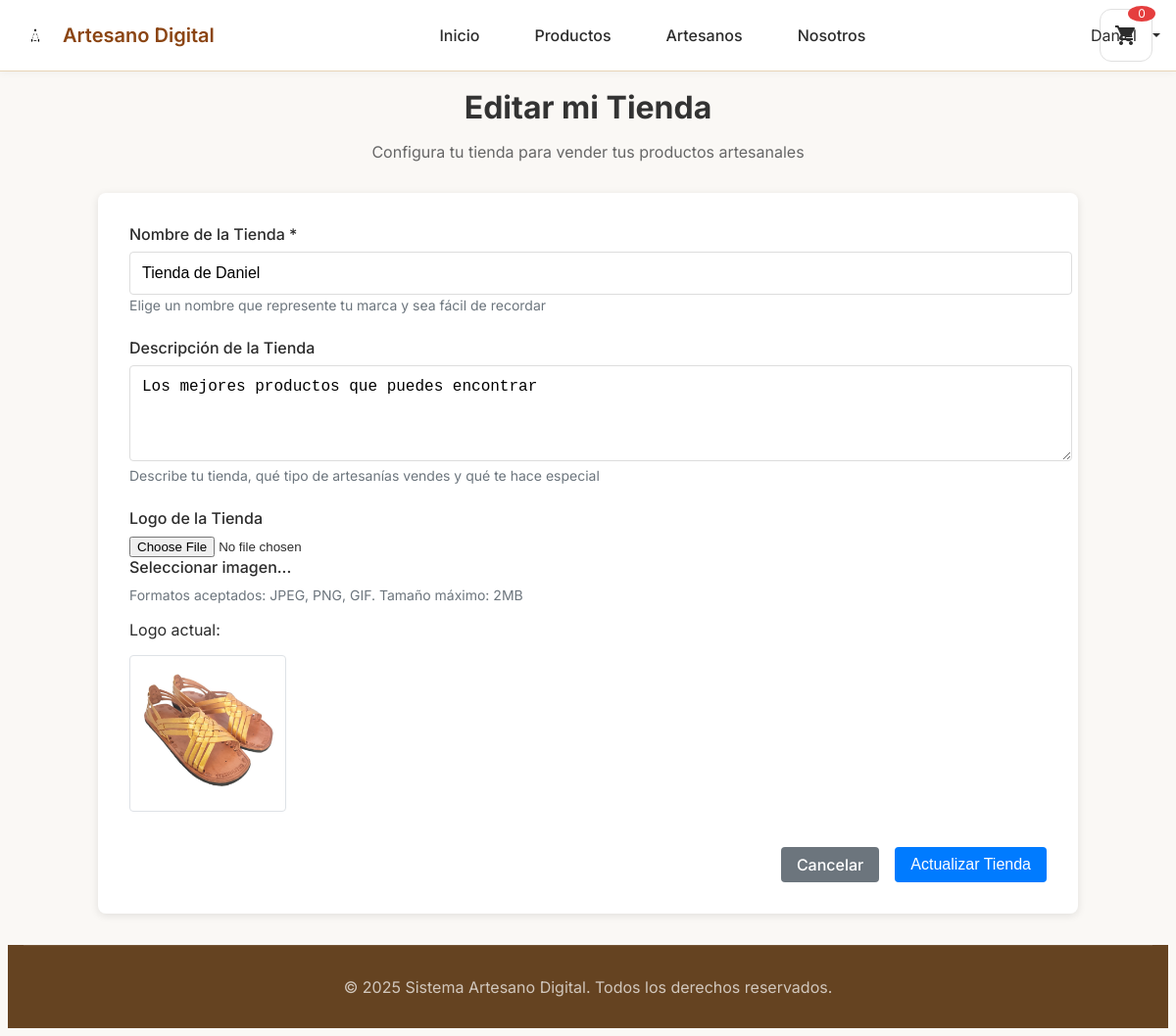
/artesano/tienda (signed in), run on the app's committed database.
### tables this page shows
CREATE TABLE `tiendas` (
  `id_tienda` int(11) NOT NULL,
  `id_usuario` int(11) NOT NULL,
  `nombre_tienda` varchar(100) NOT NULL,
  `descripcion` text DEFAULT NULL,
  `imagen_logo` varchar(255) DEFAULT NULL,
  `fecha_creacion` datetime DEFAULT current_timestamp()
);

### controllers/ControladorArtesano.php (called while the page is built, shortened)
<?php
class ControladorArtesano
{
    private GestorAutenticacion $gestorAuth;
    private Tienda $modeloTienda;
    public function __construct()
    {
        $this->gestorAuth = GestorAutenticacion::obtenerInstancia();
        $this->modeloTienda = new Tienda();
    }
    public function mostrarTienda(): void
    {
        $usuario = $this->gestorAuth->obtenerUsuarioActual();
        $idUsuario = $usuario['id_usuario'];
        $tienda = $this->modeloTienda->obtenerPorUsuario($idUsuario);
        $datos = [
            'titulo' => $tienda ? 'Editar mi Tienda' : 'Crear mi Tienda',
            'tienda' => $tienda
        ];
        $this->cargarVista('artesano/tienda', $datos);
    }
    private function cargarVista(string $vista, array $datos = []): void
    {
        extract($datos);
        include "views/{$vista}.php";
    }
}

### config/Database.php (called while the page is built, shortened)
<?php
class Database
{
    private static ?Database $instancia = null;
    private ?PDO $conexion = null;
    private string $host;
    private string $baseDatos;
    private string $usuario;
    private string $contrasena;
    private string $charset;
    private function __construct()
    {
        $this->host = $_ENV['DB_HOST'] ?? 'localhost';
        $this->baseDatos = $_ENV['DB_DATABASE'] ?? 'artesano_digital';
        $this->usuario = $_ENV['DB_USERNAME'] ?? 'root';
        $this->contrasena = $_ENV['DB_PASSWORD'] ?? '';
        $this->charset = $_ENV['DB_CHARSET'] ?? 'utf8mb4';
    }
    public static function obtenerInstancia(): Database
    {
        if (self::$instancia === null) {
            self::$instancia = new self();
        }
        return self::$instancia;
    }
    private function conectar(): void
    {
        try {
            $dsn = "mysql:host={$this->host};dbname={$this->baseDatos};charset={$this->charset}";
            $opciones = [
                PDO::ATTR_ERRMODE => PDO::ERRMODE_EXCEPTION,
                PDO::ATTR_DEFAULT_FETCH_MODE => PDO::FETCH_ASSOC,
                PDO::ATTR_EMULATE_PREPARES => false,
                PDO::MYSQL_ATTR_INIT_COMMAND => "SET NAMES {$this->charset}"
            ];
            $this->conexion = new PDO($dsn, $this->usuario, $this->contrasena, $opciones);
        } catch (PDOException $e) {
            throw new Exception("Error de conexión a base de datos: " . $e->getMessage());
        }
    }
    public function obtenerConexion(): PDO
    {
        return $this->conexion;
    }
}

### models/Tienda.php (called while the page is built, shortened)
<?php
class Tienda
{
    private PDO $conexion;
    public function __construct()
    {
        $db = Database::obtenerInstancia();
        $this->conexion = $db->obtenerConexion();
    }
    public function obtenerPorUsuario(int $idUsuario): ?array
    {
        try {
            $sql = "SELECT * FROM tiendas WHERE id_usuario = :id_usuario";
            $stmt = $this->conexion->prepare($sql);
            $stmt->bindParam(':id_usuario', $idUsuario, PDO::PARAM_INT);
            $stmt->execute();
            $resultado = $stmt->fetch(PDO::FETCH_ASSOC);
            return $resultado ?: null;
        } catch (Exception $e) {
            error_log("Error al obtener tienda por usuario: " . $e->getMessage());
            return null;
        }
    }
}

### utils/GestorAutenticacion.php (called while the page is built, shortened)
<?php
class GestorAutenticacion
{
    private static ?GestorAutenticacion $instancia = null;
    private function __construct()
    {
        $this->tiempoExpiracion = ((int)($_ENV['SESSION_LIFETIME'] ?? 120)) * 60;
    }
    public static function obtenerInstancia(): GestorAutenticacion
    {
        if (self::$instancia === null) {
            self::$instancia = new self();
        }
        return self::$instancia;
    }
    public function estaAutenticado(): bool
    {
        return true;
    }
    public function obtenerUsuarioActual(): ?array
    {
        if ($this->estaAutenticado()) {
            return [
                'id_usuario' => $_SESSION['usuario_id'],
                'nombre' => $_SESSION['usuario_nombre'],
                'correo' => $_SESSION['usuario_correo'],
                'tipo_usuario' => $_SESSION['usuario_tipo']
            ];
        }
        return null;
    }
}

### views/artesano/tienda.php (the view, shortened to what this page needs)
<?php
require_once dirname(__FILE__) . '/../../utils/GestorAutenticacion.php';
require_once dirname(__FILE__) . '/../../config/Database.php';
require_once dirname(__FILE__) . '/../../models/Tienda.php';
$gestorAuth = GestorAutenticacion::obtenerInstancia();
$usuario = $gestorAuth->obtenerUsuarioActual();
$idUsuario = $usuario['id_usuario'];
$modeloTienda = new Tienda();
$tiendaExistente = $modeloTienda->obtenerPorUsuario($idUsuario);
$titulo = $tiendaExistente ? 'Editar mi Tienda' : 'Crear mi Tienda';
$tienda = $tiendaExistente;
?>
<div class="dashboard-container">
    <div class="dashboard-header">
        <h1><?= $titulo ?></h1>
        <p>Configura tu tienda para vender tus productos artesanales</p>
    </div>
    <div class="card">
        <div class="card-body">
            <form id="formTienda" method="post" action="/artesanoDigital/artesano/tienda" enctype="multipart/form-data">
                <div class="form-group">
                    <label for="nombre_tienda">Nombre de la Tienda *</label>
                    <input type="text" class="form-control" id="nombre_tienda" name="nombre_tienda" required
                           value="<?= htmlspecialchars($tienda['nombre_tienda'] ?? '') ?>">
                    <small class="form-text text-muted">Elige un nombre que represente tu marca y sea fácil de recordar</small>
                </div>
                <div class="form-group">
                    <label for="descripcion">Descripción de la Tienda</label>
                    <textarea class="form-control" id="descripcion" name="descripcion" rows="4"><?= htmlspecialchars($tienda['descripcion'] ?? '') ?></textarea>
                    <small class="form-text text-muted">Describe tu tienda, qué tipo de artesanías vendes y qué te hace especial</small>
                </div>
                <div class="form-group">
                    <label for="imagen_logo">Logo de la Tienda</label>
                    <div class="custom-file">
                        <input type="file" class="custom-file-input" id="imagen_logo" name="imagen_logo" accept="image/jpeg,image/png,image/gif">
                        <label class="custom-file-label" for="imagen_logo">Seleccionar imagen...</label>
                    </div>
                    <small class="form-text text-muted">Formatos aceptados: JPEG, PNG, GIF. Tamaño máximo: 2MB</small>
                    <div id="logo-preview-container">
                        <?php if (!empty($tienda['imagen_logo'])): ?>
                        <p class="mb-1">Logo actual:</p>
                        <img src="/artesanoDigital/uploads/<?= htmlspecialchars($tienda['imagen_logo']) ?>"
                             alt="Logo de la tienda" class="img-thumbnail" style="max-width: 150px;">
                        <?php endif; ?>
                    </div>
                </div>
                <div class="form-actions">
                    <a href="/artesanoDigital/dashboard/artesano" class="btn btn-secondary">Cancelar</a>
                    <button type="submit" class="btn btn-primary">
                        <?= $tienda ? 'Actualizar Tienda' : 'Crear Tienda' ?>
                    </button>
                </div>
            </form>
        </div>
    </div>
</div>
<?php
include_once dirname(__FILE__) . '/../layouts/base.php';
?>

### assets/css/estilos.css (style rules this page uses)
:root { --color-crema-claro: #faf8f5; --color-crema: #f5e6d3; --color-beige: #e8d5b7; --color-marfil: #f8f6f0; --color-tostado: #d4a574; --color-marron: #8b4513; --color-marron-oscuro: #654321; --color-blanco-suave: #fefefe; --color-gris-suave: #f0f0f0; --color-texto-principal: #2c2c2c; --color-texto-secundario: #666666; --color-exito: #4caf50; --color-error: #f44336; --color-advertencia: #ff9800; --color-info: #2196f3; --fuente-principal: "Inter", -apple-system, BlinkMacSystemFont, "Segoe UI", Roboto, sans-serif; --peso-ligero: 300; --peso-normal: 400; --peso-medio: 500; --peso-semi-negrita: 600; --peso-negrita: 700; --espaciado-xs: 0.25rem; --espaciado-sm: 0.5rem; --espaciado-md: 1rem; --espaciado-lg: 1.5rem; --espaciado-xl: 2rem; --espaciado-2xl: 3rem; --radio-sm: 4px; --radio-md: 8px; --radio-lg: 12px; --radio-xl: 16px; --sombra-sm: 0 1px 2px rgba(0, 0, 0, 0.05); --sombra-md: 0 4px 6px rgba(0, 0, 0, 0.07); --sombra-lg: 0 10px 15px rgba(0, 0, 0, 0.1); --sombra-xl: 0 20px 25px rgba(0, 0, 0, 0.15); --transicion-rapida: 0.15s ease-in-out; --transicion-normal: 0.3s ease-in-out; --transicion-lenta: 0.5s ease-in-out; }

### assets/css/tienda.css (style rules this page uses)
.form-group { margin-bottom: 1.5rem; }
.custom-file-label { overflow: hidden; white-space: nowrap; text-overflow: ellipsis; }
.form-actions { display: flex; justify-content: flex-end; gap: 10px; margin-top: 30px; }
.btn { display: inline-flex; align-items: center; justify-content: center; padding: 0.75rem 1.25rem; border: 1px solid transparent; border-radius: 6px; font-weight: 500; font-size: 0.9rem; text-decoration: none; cursor: pointer; transition: all 0.2s ease; }
.btn-primary { background-color: #8b4513; color: white; border-color: #8b4513; }
.btn-secondary { background-color: #6c757d; color: white; border-color: #6c757d; }
#logo-preview-container { margin-top: 15px; }

### views/layouts/base.php (style rules this page uses)
html { color-scheme: light !important; }
body { background-color: #faf8f5 !important; color: #2c2c2c !important; font-family: 'Inter', sans-serif; }

### views/artesano/tienda.php (style rules this page uses)
.dashboard-container { max-width: 1000px; margin: 2rem auto; padding: 0 1rem; }
.dashboard-header { margin-bottom: 2rem; text-align: center; }
.dashboard-header h1 { margin-bottom: 0.5rem; color: #333; }
.dashboard-header p { color: #666; }
.card { background: white; border-radius: 8px; box-shadow: 0 2px 8px rgba(0, 0, 0, 0.1); overflow: hidden; }
.card-body { padding: 2rem; }
.form-group { margin-bottom: 1.5rem; }
.form-group label { display: block; margin-bottom: 0.5rem; font-weight: 500; }
.form-control { width: 100%; padding: 0.75rem; border: 1px solid #ddd; border-radius: 4px; font-size: 1rem; }
.form-text { margin-top: 0.25rem; font-size: 0.875rem; }
.text-muted { color: #6c757d; }
.form-actions { margin-top: 2rem; display: flex; justify-content: flex-end; gap: 1rem; }
.btn { padding: 0.5rem 1rem; border: none; border-radius: 4px; cursor: pointer; font-size: 1rem; transition: background-color 0.2s; }
.btn-primary { background-color: #007bff; color: white; }
.btn-secondary { background-color: #6c757d; color: white; }
.img-thumbnail { padding: 0.25rem; background-color: #fff; border: 1px solid #dee2e6; border-radius: 0.25rem; max-width: 100%; }

### data on the page
tiendas: nombre_tienda "Tienda de Daniel", descripcion "Los mejores productos que puedes encontrar", imagen_logo (picture)

### other printed values
$carrito_count "0"
$_SESSION['usuario_nombre'] "Daniel"
$titulo "Editar mi Tienda"
